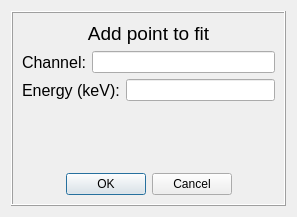
<?xml version="1.0" encoding="UTF-8"?>
<ui version="4.0">
 <class>Dialog</class>
 <widget class="QDialog" name="Dialog">
  <property name="geometry">
   <rect>
    <x>0</x>
    <y>0</y>
    <width>297</width>
    <height>217</height>
   </rect>
  </property>
  <property name="windowTitle">
   <string>Dialog</string>
  </property>
  <layout class="QGridLayout" name="gridLayout">
   <item row="0" column="0" colspan="2">
    <widget class="QFrame" name="frame">
     <property name="frameShape">
      <enum>QFrame::Box</enum>
     </property>
     <property name="frameShadow">
      <enum>QFrame::Raised</enum>
     </property>
     <layout class="QGridLayout" name="gridLayout_4">
      <item row="4" column="0">
       <spacer name="verticalSpacer">
        <property name="orientation">
         <enum>Qt::Vertical</enum>
        </property>
        <property name="sizeHint" stdset="0">
         <size>
          <width>20</width>
          <height>40</height>
         </size>
        </property>
       </spacer>
      </item>
      <item row="2" column="0">
       <layout class="QGridLayout" name="gridLayout_2">
        <item row="0" column="0">
         <widget class="QLabel" name="label_2">
          <property name="font">
           <font>
            <pointsize>12</pointsize>
           </font>
          </property>
          <property name="text">
           <string>Channel:</string>
          </property>
         </widget>
        </item>
        <item row="0" column="1">
         <widget class="QLineEdit" name="edit_channel">
         </widget>
        </item>
       </layout>
      </item>
      <item row="5" column="0">
       <widget class="QDialogButtonBox" name="buttonBox">
        <property name="orientation">
         <enum>Qt::Horizontal</enum>
        </property>
        <property name="standardButtons">
         <set>QDialogButtonBox::Cancel|QDialogButtonBox::Ok</set>
        </property>
        <property name="centerButtons">
         <bool>true</bool>
        </property>
       </widget>
      </item>
      <item row="3" column="0">
       <layout class="QGridLayout" name="gridLayout_3">
        <item row="0" column="0">
         <widget class="QLabel" name="label_3">
          <property name="font">
           <font>
            <pointsize>12</pointsize>
           </font>
          </property>
          <property name="text">
           <string>Energy (keV):</string>
          </property>
         </widget>
        </item>
        <item row="0" column="1">
         <widget class="QLineEdit" name="edit_energy">
         </widget>
        </item>
       </layout>
      </item>
      <item row="1" column="0">
       <widget class="QLabel" name="label">
        <property name="font">
         <font>
          <pointsize>14</pointsize>
         </font>
        </property>
        <property name="text">
         <string>&lt;html&gt;&lt;head/&gt;&lt;body&gt;&lt;p align=&quot;center&quot;&gt;Add point to fit&lt;/p&gt;&lt;/body&gt;&lt;/html&gt;</string>
        </property>
       </widget>
      </item>
     </layout>
    </widget>
   </item>
  </layout>
 </widget>
 <resources/>
 <connections>
  <connection>
   <sender>buttonBox</sender>
   <signal>accepted()</signal>
   <receiver>Dialog</receiver>
   <slot>accept()</slot>
   <hints>
    <hint type="sourcelabel">
     <x>248</x>
     <y>254</y>
    </hint>
    <hint type="destinationlabel">
     <x>157</x>
     <y>274</y>
    </hint>
   </hints>
  </connection>
  <connection>
   <sender>buttonBox</sender>
   <signal>rejected()</signal>
   <receiver>Dialog</receiver>
   <slot>reject()</slot>
   <hints>
    <hint type="sourcelabel">
     <x>316</x>
     <y>260</y>
    </hint>
    <hint type="destinationlabel">
     <x>286</x>
     <y>274</y>
    </hint>
   </hints>
  </connection>
 </connections>
</ui>
